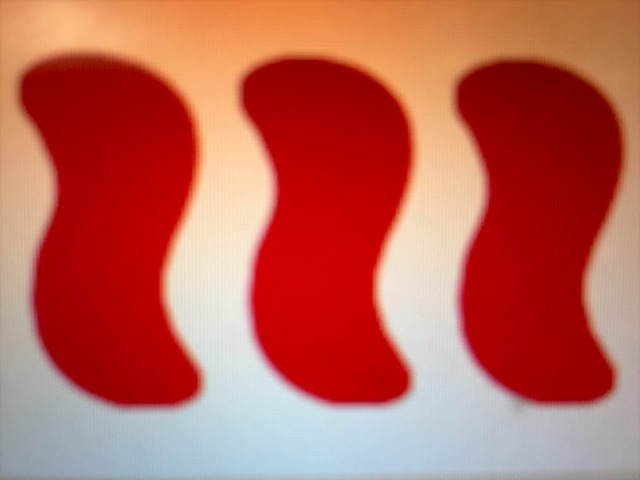
#> input picture deprecated/img/image0.jpg, 640 x 480 px
$ python demo_contours.py --image ../img/image0.jpg   (older library calls are emulated)
#> lines starting #> are read from the running program, lines starting #| are printed output that depends on the picture; after the words box and inside, x2 and y2 are one past the last pixel; in counts of white or black regions, pixels touching at a corner belong together
""" This file is just to draw the contours found """


import cv2
import argparse
from matplotlib import pyplot as plt

ap = argparse.ArgumentParser()
ap.add_argument("-i","--image", required=True, help="path2imagepls")

args = vars(ap.parse_args())

image = cv2.imread(args['image'],0)
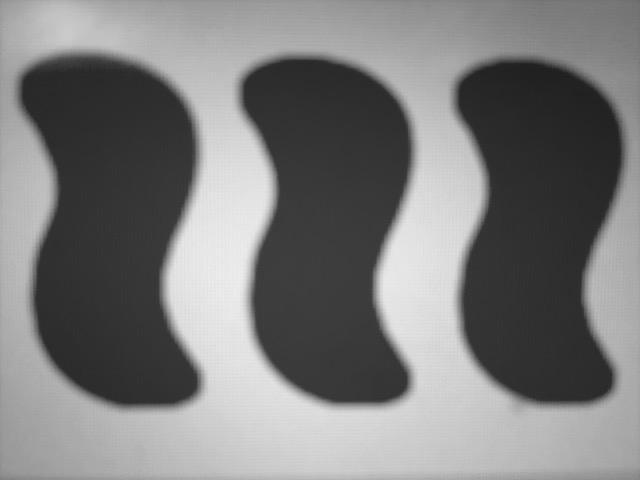
#> image: shape (480, 640); min 31, max 237, mean 124.2

ret, thresh = cv2.threshold(image,127,255,1)
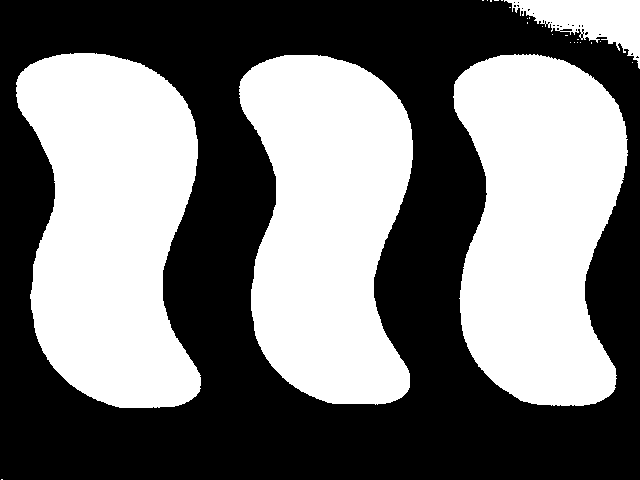
#> thresh: shape (480, 640); 47.1% white; 25 white regions (21 under 20 px)
_, contours, _ = cv2.findContours(thresh,1,2)
#> contours = 53 contours, 48 with area under 20; largest, box (x1, y1, x2, y2) and area: (16, 53, 201, 408) 48250, (453, 54, 628, 406) 45869, (239, 55, 413, 405) 44986, (504, 0, 640, 69) 4097, (559, 28, 573, 32) 34

for cnt in contours:
	approx = cv2.approxPolyDP(cnt, 0.01*cv2.arcLength(cnt,True),True)
	print(len(approx))
#> this loop made 53 passes
#> approx on passes 1, 2, 8, 9, 10, 11, 12, 13, 14, 15, 18, 26: [[1, 479], [2, 479]], [[632, 62]], [[591, 42], [591, 43]], [[580, 42]], [[577, 42]], [[574, 42]], [[570, 42]], [[600, 41]], [[577, 39], [578, 39]], [[565, 35], [567, 35]], [[552, 34]], [[542, 26]]
#| 2
#| 1
#| 5
#| 12
#| 12
#| 6
#| 13
#| 2
#> (further printed lines are left out)

backtorgb = cv2.cvtColor(image,cv2.COLOR_GRAY2RGB)
newimage = cv2.drawContours(backtorgb, contours, -1, (0,255,0), 3)
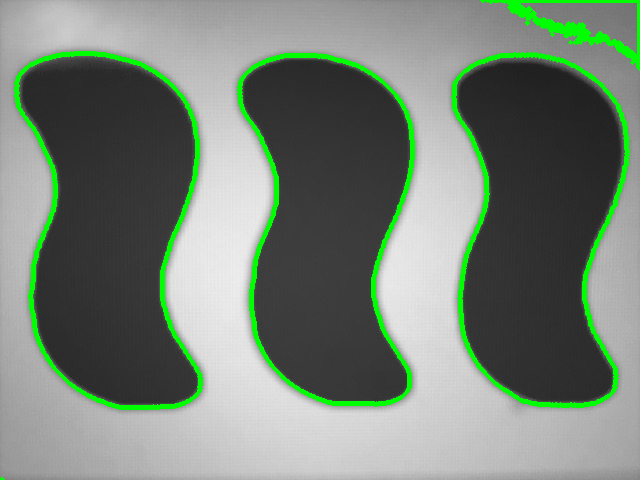
#> newimage: shape (480, 640, 3); mean B, G, R 118.1, 131, 118.1

cv2.imshow("old", image)
cv2.imshow("cv2 reading", newimage)
cv2.waitKey(0)
cv2.destroyAllWindows()
